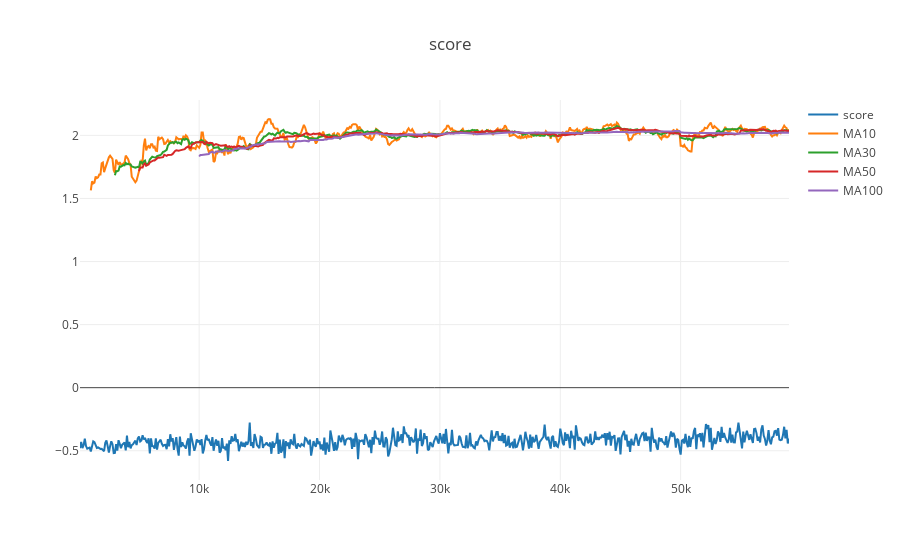

The notebook cell saved with this chart:
### Code cell
print_score(start_pos)

### Figure 1 — Plotly figure (JSON) as saved in the notebook; plotly's stock layout.template omitted (floating-point values rounded to 4 significant figures; data arrays with more than 128 entries replaced by an {"elided": "..."} marker saying what was removed)
{"data": [{"name": "score", "type": "scatter", "uid": "dfaaf7a2-39f3-4b67-b980-4168b1a6495a", "x": {"elided": "590 int values"}, "y": {"elided": "590 float values"}}, {"name": "MA10", "type": "scatter", "uid": "b0725de6-a9d3-4a4e-9bf3-d86f736781ee", "x": {"elided": "590 int values"}, "y": {"elided": "590 float values"}}, {"name": "MA30", "type": "scatter", "uid": "11dde209-bb26-4f99-ba23-4b51afae310f", "x": {"elided": "590 int values"}, "y": {"elided": "590 float values"}}, {"name": "MA50", "type": "scatter", "uid": "667d6526-2f18-4904-845e-8c855697c891", "x": {"elided": "590 int values"}, "y": {"elided": "590 float values"}}, {"name": "MA100", "type": "scatter", "uid": "4530f38f-780f-4b12-9cea-4c9765df1731", "x": {"elided": "590 int values"}, "y": {"elided": "590 float values"}}], "layout": {"title": "score"}}
